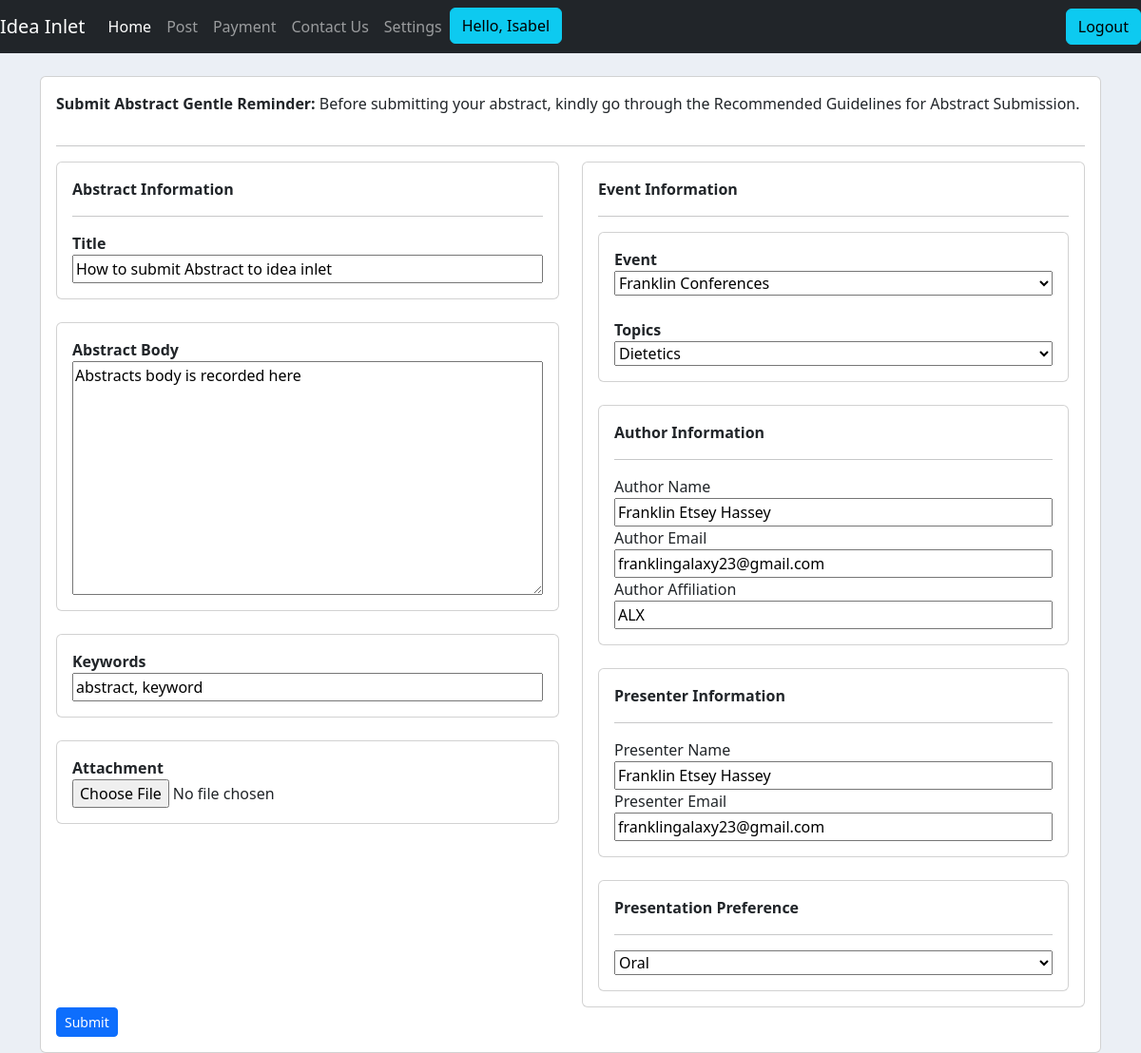
Screenshot of /update_abstract/10/ (signed in) with the database file from the repository.
### abstract/models.py (models this page shows, shortened)
class Abstract(models.Model):
    STATUS = (
        ("Pending", "Pending"),
        ("Under Review", "Under Review"),
        ("Accepted", "Accepted"),
        ("Rejected.", "Rejected"),
    )
    title = models.CharField(max_length=200, null=True)
    abstract_body = models.TextField(max_length=600, null=True)
    keywords = models.CharField(max_length=300, null=True)
    author_name = models.CharField(max_length=200, null=True)
    author_email = models.EmailField(max_length=200, null=True)
    author_affiliation = models.CharField(max_length=200, null=True)
    presenter_name = models.CharField(max_length=200, null=True)
    presenter_email = models.EmailField(max_length=200, null=True)
    date_created = models.DateField(auto_now_add=True, null=True)
    date_updated = models.DateField(auto_now=True, null=True)
    upload = models.FileField(upload_to="uploads/%Y/%m/%d/", blank=True)
    status = models.CharField(max_length=50, choices=STATUS, default='Pending', blank=True)
    topics = models.ManyToManyField(Topic)
    presentation_preference = models.ManyToManyField(Presentation_type)
    event = models.ForeignKey(Event, null=True, on_delete=models.SET_NULL)
    author = models.ForeignKey(Author, null=True, on_delete=models.SET_NULL, blank=True)
    editors = models.ManyToManyField(Group, related_name='assigned_abstracts', blank=True)

class Event(models.Model):
    event = models.CharField(max_length=500, null=True)
    def __str__(self):
        return self.event

class Topic(models.Model):
    topics = models.CharField(max_length=1000, null=True)
    def __str__(self):
        return self.topics

class Presentation_type(models.Model):
    presentation_preference = models.CharField(max_length=1000, null=True)
    def __str__(self):
        return self.presentation_preference

### abstract/decorators.py (the view)
        def wrapper_func(request, *args, **kwargs):
            group = None
            if request.user.groups.exists():
                group = request.user.groups.all()[0].name
            if group in allowed_roles:
                return  view_func(request, *args, **kwargs)
            else:
                return render(request, 'abstract/authorize.html')

### abstract/forms.py
class AbstractForm(ModelForm):
    class Meta:
        model = Abstract
        fields = '__all__'
        exclude = ['author']

### abstract/views.py (called while the page is built)
@login_required(login_url='login')
@allowed_users(allowed_roles=['editor', 'author', 'reviewer'])
def updateAbstract(request, pk):
    abstract = Abstract.objects.get(id=pk)
    if request.method == 'POST':
        form = AbstractForm(request.POST, request.FILES, instance=abstract)
        if form.is_valid():
            form.save()
            redirect_url = get_redirect_url(request.user)
            return redirect(redirect_url)
    else:
        form = AbstractForm(instance=abstract)
    is_editor = request.user.groups.filter(name='editor').exists()
    context = {'form': form, 'is_editor':is_editor}
    return render(request, 'abstract/abstract_form.html', context)

### abstract/templates/abstract/abstract_form.html (shortened to what this page needs)
{% extends 'abstract/main.html' %}
{% load static %}
{% block content %}
<br>
<div class="container h-50">
    <div class="col-md-12">
        <div class="card card-body">
            <p><strong>Submit Abstract
                Gentle Reminder:</strong> Before submitting your abstract,
                kindly go through the Recommended Guidelines for Abstract Submission.
            </p>
            <hr>
            <form action="" method="POST" enctype="multipart/form-data">
                <div class="row">
                    <div class="col-md-6">
                        <div class="card card-body">
                            <label for="Author"><strong> Abstract Information</strong></label>
                            <hr>
                            <label for="Title"><strong> Title </strong></label>
                            {{ form.title}}
                        </div>
                        <br>
                        <div class="card card-body">
                            <label for="Body"><strong> Abstract Body </strong></label>
                            {{ form.abstract_body}}
                        </div>
                        <br>
                        <div class="card card-body">
                            <label for="Keywords"><strong> Keywords </strong></label>
                            {{ form.keywords}}
                        </div>
                        <br>
                        <div class="card card-body">
                            <label for="upload"><strong> Attachment </strong></label>
                            {{ form.upload}}
                        </div>
                    </div>
                    <div class="col-md">
                        <div class="card card-body">
                            <label for="Event Information"><strong> Event Information</strong></label>
                            <hr>
                            <div class="card card-body">
                                <label for="Event"><strong> Event</strong></label>
                                {{form.event}}
                                <br>
                            <label for="Topics"><strong> Topics </strong></label>
                            <select name="topics">
                                {% for choice in form.topics.field.choices %}
                                    <option value="{{ choice.0 }}">{{ choice.1 }}</option>
                                {% endfor %}
                            </select>
                        </div>
                        <br>
                        <div class="card card-body">
                            <label for="Author"><strong> Author Information</strong></label>
                            <hr>
                            <label for="upload">Author Name</label>
                            {{ form.author_name }}
                            <label for="upload">Author Email</label>
                            {{ form.author_email }}
                            <label for="upload">Author Affiliation</label>
                            {{ form.author_affiliation }}
                        </div>
                        <br>
                        <div class="card card-body">
                            <label for="Presenter"><strong> Presenter Information</strong></label>
                            <hr>
                            <label for="Presenter Name">Presenter Name</label>
                            {{ form.presenter_name }}
                            <label for="Presenter Email">Presenter Email</label>
                            {{ form.presenter_email }}
                        </div>
                        <br>
                        <div class="card card-body">
                            <label for="Preference"><strong> Presentation Preference</strong></label>
                            <hr>
                            <select name="presentation_preference">
                                {% for choice in form.presentation_preference.field.choices %}
                                    <option value="{{ choice.0 }}">{{ choice.1 }}</option>
                                {% endfor %}
                            </select>
                        </div>
                    </div>
                </div>
                </div>
                <input class="btn btn-primary btn-sm" type="submit" name="Submit">
            </form>
        </div>
    </div>
</div>
{% endblock %}

### abstract/templates/abstract/navbar.html (shortened to what this page needs)
{% load static %}
<nav class="navbar navbar-expand-lg navbar-dark bg-dark">
  <a class="navbar-brand" href="{% url 'home' %}">Idea Inlet</a>
  <div class="collapse navbar-collapse" id="navbarNavAltMarkup">
    <ul class="navbar-nav">
        <a class="nav-item nav-link active" href="{% url 'home' %}">Home</a>
        <a class="nav-item nav-link" href="#">Post</a>
        <a class="nav-item nav-link" href="{% url 'place-order' %}">Payment</a>
        <a class="nav-item nav-link" href="{% url 'contact' %}">Contact Us</a>
      {% if not user.is_authenticated %}
        <a class="nav-item nav-link" href="{% url 'register' %}">Register</a>
        <a class="nav-item nav-link" href="{% url 'login' %}">Login</a>
      {% else %}
        {% if request.user.author %}
        <a class="nav-link" href="{% url 'account' %}">Settings</a>
        <span><a class="btn btn-info" href="{% url 'user' %}">Hello, {{request.user}} </a>
        </span>
        {% endif %}
      </ul>
    </div>
    <span><a class="btn btn-info" href="{% url 'logout' %}"> Logout</a>
      </span>
    {% endif %}
</nav>

### abstract/static/css/main.css (style rules this page uses)
body { background-color: #ebeff5; }

### rows the page displays
Abstract: title "How to submit Abstract to idea inlet", abstract_body "Abstracts body is recorded here", keywords "abstract, keyword", author_name "Franklin Etsey Hassey", author_email "franklingalaxy23@gmail.com", author_affiliation "ALX", presenter_name "Franklin Etsey Hassey", presenter_email "franklingalaxy23@gmail.com"
Event: event "Franklin Conferences"
Topic: topics "Dietetics"
Presentation_type: presentation_preference "Oral"

### other values shown
{{ request.user }} "Isabel"
